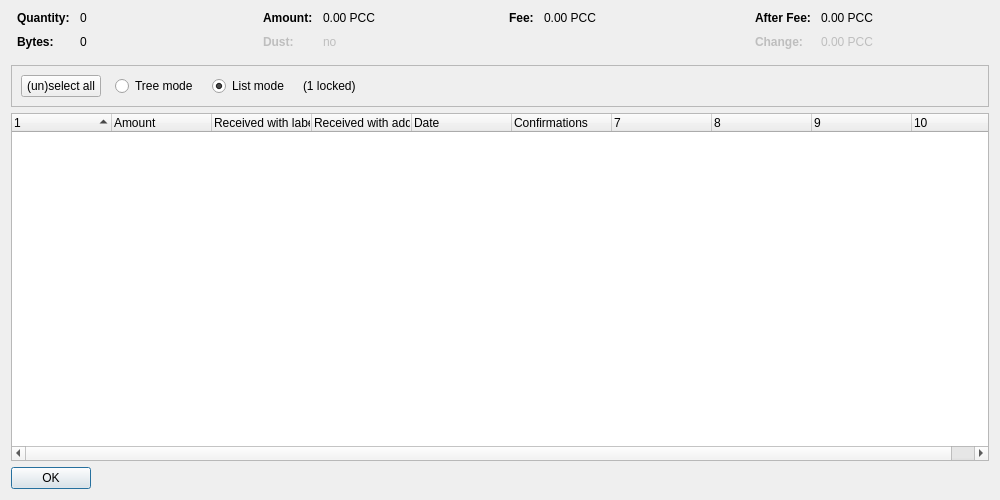
<?xml version="1.0" encoding="UTF-8"?>
<ui version="4.0">
 <class>CoinControlDialog</class>
 <widget class="QDialog" name="CoinControlDialog">
  <property name="geometry">
   <rect>
    <x>0</x>
    <y>0</y>
    <width>1000</width>
    <height>500</height>
   </rect>
  </property>
  <property name="windowTitle">
   <string>Coin Selection</string>
  </property>
  <layout class="QVBoxLayout" name="verticalLayout">
   <item>
    <layout class="QHBoxLayout" name="horizontalLayoutTop" stretch="0,0,0,0">
     <property name="topMargin">
      <number>0</number>
     </property>
     <property name="bottomMargin">
      <number>10</number>
     </property>
     <item>
      <layout class="QFormLayout" name="formLayoutCoinControl1">
       <property name="horizontalSpacing">
        <number>10</number>
       </property>
       <property name="verticalSpacing">
        <number>10</number>
       </property>
       <property name="leftMargin">
        <number>6</number>
       </property>
       <property name="rightMargin">
        <number>6</number>
       </property>
       <item row="0" column="0">
        <widget class="QLabel" name="labelCoinControlQuantityText">
         <property name="font">
          <font>
           <weight>75</weight>
           <bold>true</bold>
          </font>
         </property>
         <property name="text">
          <string>Quantity:</string>
         </property>
        </widget>
       </item>
       <item row="0" column="1">
        <widget class="QLabel" name="labelCoinControlQuantity">
         <property name="cursor">
          <cursorShape>IBeamCursor</cursorShape>
         </property>
         <property name="contextMenuPolicy">
          <enum>Qt::ActionsContextMenu</enum>
         </property>
         <property name="text">
          <string notr="true">0</string>
         </property>
         <property name="textInteractionFlags">
          <set>Qt::LinksAccessibleByMouse|Qt::TextSelectableByKeyboard|Qt::TextSelectableByMouse</set>
         </property>
        </widget>
       </item>
       <item row="1" column="0">
        <widget class="QLabel" name="labelCoinControlBytesText">
         <property name="font">
          <font>
           <weight>75</weight>
           <bold>true</bold>
          </font>
         </property>
         <property name="text">
          <string>Bytes:</string>
         </property>
        </widget>
       </item>
       <item row="1" column="1">
        <widget class="QLabel" name="labelCoinControlBytes">
         <property name="cursor">
          <cursorShape>IBeamCursor</cursorShape>
         </property>
         <property name="contextMenuPolicy">
          <enum>Qt::ActionsContextMenu</enum>
         </property>
         <property name="text">
          <string notr="true">0</string>
         </property>
         <property name="textInteractionFlags">
          <set>Qt::LinksAccessibleByMouse|Qt::TextSelectableByKeyboard|Qt::TextSelectableByMouse</set>
         </property>
        </widget>
       </item>
      </layout>
     </item>
     <item>
      <layout class="QFormLayout" name="formLayoutCoinControl2">
       <property name="horizontalSpacing">
        <number>10</number>
       </property>
       <property name="verticalSpacing">
        <number>10</number>
       </property>
       <property name="leftMargin">
        <number>6</number>
       </property>
       <property name="rightMargin">
        <number>6</number>
       </property>
       <item row="0" column="0">
        <widget class="QLabel" name="labelCoinControlAmountText">
         <property name="font">
          <font>
           <weight>75</weight>
           <bold>true</bold>
          </font>
         </property>
         <property name="text">
          <string>Amount:</string>
         </property>
        </widget>
       </item>
       <item row="0" column="1">
        <widget class="QLabel" name="labelCoinControlAmount">
         <property name="cursor">
          <cursorShape>IBeamCursor</cursorShape>
         </property>
         <property name="contextMenuPolicy">
          <enum>Qt::ActionsContextMenu</enum>
         </property>
         <property name="text">
          <string notr="true">0.00 PCC</string>
         </property>
         <property name="textInteractionFlags">
          <set>Qt::LinksAccessibleByMouse|Qt::TextSelectableByKeyboard|Qt::TextSelectableByMouse</set>
         </property>
        </widget>
       </item>
       <item row="1" column="0">
        <widget class="QLabel" name="labelCoinControlLowOutputText">
         <property name="enabled">
          <bool>false</bool>
         </property>
         <property name="font">
          <font>
           <weight>75</weight>
           <bold>true</bold>
          </font>
         </property>
         <property name="text">
          <string>Dust:</string>
         </property>
        </widget>
       </item>
       <item row="1" column="1">
        <widget class="QLabel" name="labelCoinControlLowOutput">
         <property name="enabled">
          <bool>false</bool>
         </property>
         <property name="cursor">
          <cursorShape>IBeamCursor</cursorShape>
         </property>
         <property name="contextMenuPolicy">
          <enum>Qt::ActionsContextMenu</enum>
         </property>
         <property name="text">
          <string notr="true">no</string>
         </property>
         <property name="textInteractionFlags">
          <set>Qt::LinksAccessibleByMouse|Qt::TextSelectableByKeyboard|Qt::TextSelectableByMouse</set>
         </property>
        </widget>
       </item>
      </layout>
     </item>
     <item>
      <layout class="QFormLayout" name="formLayoutCoinControl3">
       <property name="horizontalSpacing">
        <number>10</number>
       </property>
       <property name="verticalSpacing">
        <number>10</number>
       </property>
       <property name="leftMargin">
        <number>6</number>
       </property>
       <property name="rightMargin">
        <number>6</number>
       </property>
       <item row="0" column="0">
        <widget class="QLabel" name="labelCoinControlFeeText">
         <property name="font">
          <font>
           <weight>75</weight>
           <bold>true</bold>
          </font>
         </property>
         <property name="text">
          <string>Fee:</string>
         </property>
        </widget>
       </item>
       <item row="0" column="1">
        <widget class="QLabel" name="labelCoinControlFee">
         <property name="cursor">
          <cursorShape>IBeamCursor</cursorShape>
         </property>
         <property name="contextMenuPolicy">
          <enum>Qt::ActionsContextMenu</enum>
         </property>
         <property name="text">
          <string notr="true">0.00 PCC</string>
         </property>
         <property name="textInteractionFlags">
          <set>Qt::LinksAccessibleByMouse|Qt::TextSelectableByKeyboard|Qt::TextSelectableByMouse</set>
         </property>
        </widget>
       </item>
      </layout>
     </item>
     <item>
      <layout class="QFormLayout" name="formLayoutCoinControl4">
       <property name="horizontalSpacing">
        <number>10</number>
       </property>
       <property name="verticalSpacing">
        <number>10</number>
       </property>
       <property name="leftMargin">
        <number>6</number>
       </property>
       <property name="rightMargin">
        <number>6</number>
       </property>
       <item row="0" column="0">
        <widget class="QLabel" name="labelCoinControlAfterFeeText">
         <property name="font">
          <font>
           <weight>75</weight>
           <bold>true</bold>
          </font>
         </property>
         <property name="text">
          <string>After Fee:</string>
         </property>
        </widget>
       </item>
       <item row="0" column="1">
        <widget class="QLabel" name="labelCoinControlAfterFee">
         <property name="cursor">
          <cursorShape>IBeamCursor</cursorShape>
         </property>
         <property name="contextMenuPolicy">
          <enum>Qt::ActionsContextMenu</enum>
         </property>
         <property name="text">
          <string notr="true">0.00 PCC</string>
         </property>
         <property name="textInteractionFlags">
          <set>Qt::LinksAccessibleByMouse|Qt::TextSelectableByKeyboard|Qt::TextSelectableByMouse</set>
         </property>
        </widget>
       </item>
       <item row="1" column="0">
        <widget class="QLabel" name="labelCoinControlChangeText">
         <property name="enabled">
          <bool>false</bool>
         </property>
         <property name="font">
          <font>
           <weight>75</weight>
           <bold>true</bold>
          </font>
         </property>
         <property name="text">
          <string>Change:</string>
         </property>
        </widget>
       </item>
       <item row="1" column="1">
        <widget class="QLabel" name="labelCoinControlChange">
         <property name="enabled">
          <bool>false</bool>
         </property>
         <property name="cursor">
          <cursorShape>IBeamCursor</cursorShape>
         </property>
         <property name="contextMenuPolicy">
          <enum>Qt::ActionsContextMenu</enum>
         </property>
         <property name="text">
          <string notr="true">0.00 PCC</string>
         </property>
         <property name="textInteractionFlags">
          <set>Qt::LinksAccessibleByMouse|Qt::TextSelectableByKeyboard|Qt::TextSelectableByMouse</set>
         </property>
        </widget>
       </item>
      </layout>
     </item>
    </layout>
   </item>
   <item>
    <widget class="QFrame" name="frame">
     <property name="minimumSize">
      <size>
       <width>0</width>
       <height>40</height>
      </size>
     </property>
     <property name="frameShape">
      <enum>QFrame::StyledPanel</enum>
     </property>
     <property name="frameShadow">
      <enum>QFrame::Sunken</enum>
     </property>
     <layout class="QHBoxLayout" name="horizontalLayout">
      <item>
       <layout class="QHBoxLayout" name="horizontalLayoutPanel" stretch="0,0,0,0,0">
        <property name="spacing">
         <number>14</number>
        </property>
        <item>
         <widget class="QPushButton" name="pushButtonSelectAll">
          <property name="sizePolicy">
           <sizepolicy hsizetype="Maximum" vsizetype="Fixed">
            <horstretch>0</horstretch>
            <verstretch>0</verstretch>
           </sizepolicy>
          </property>
          <property name="text">
           <string>(un)select all</string>
          </property>
          <property name="autoDefault">
           <bool>false</bool>
          </property>
         </widget>
        </item>
        <item>
         <widget class="QRadioButton" name="radioTreeMode">
          <property name="sizePolicy">
           <sizepolicy hsizetype="Maximum" vsizetype="Fixed">
            <horstretch>0</horstretch>
            <verstretch>0</verstretch>
           </sizepolicy>
          </property>
          <property name="text">
           <string>Tree mode</string>
          </property>
         </widget>
        </item>
        <item>
         <widget class="QRadioButton" name="radioListMode">
          <property name="sizePolicy">
           <sizepolicy hsizetype="Maximum" vsizetype="Fixed">
            <horstretch>0</horstretch>
            <verstretch>0</verstretch>
           </sizepolicy>
          </property>
          <property name="text">
           <string>List mode</string>
          </property>
          <property name="checked">
           <bool>true</bool>
          </property>
         </widget>
        </item>
        <item>
         <widget class="QLabel" name="labelLocked">
          <property name="text">
           <string notr="true">(1 locked)</string>
          </property>
         </widget>
        </item>
        <item>
         <spacer name="horizontalSpacer">
          <property name="orientation">
           <enum>Qt::Horizontal</enum>
          </property>
          <property name="sizeHint" stdset="0">
           <size>
            <width>40</width>
            <height>20</height>
           </size>
          </property>
         </spacer>
        </item>
       </layout>
      </item>
     </layout>
    </widget>
   </item>
   <item>
    <widget class="CoinControlTreeWidget" name="treeWidget">
     <property name="contextMenuPolicy">
      <enum>Qt::CustomContextMenu</enum>
     </property>
     <property name="sortingEnabled">
      <bool>false</bool>
     </property>
     <property name="columnCount">
      <number>10</number>
     </property>
     <attribute name="headerShowSortIndicator" stdset="0">
      <bool>true</bool>
     </attribute>
     <attribute name="headerStretchLastSection">
      <bool>false</bool>
     </attribute>
     <column>
      <property name="text">
       <string/>
      </property>
     </column>
     <column>
      <property name="text">
       <string>Amount</string>
      </property>
     </column>
     <column>
      <property name="text">
       <string>Received with label</string>
      </property>
     </column>
     <column>
      <property name="text">
       <string>Received with address</string>
      </property>
     </column>
     <column>
      <property name="text">
       <string>Date</string>
      </property>
     </column>
     <column>
      <property name="text">
       <string>Confirmations</string>
      </property>
      <property name="toolTip">
       <string>Confirmed</string>
      </property>
     </column>
     <column>
      <property name="text">
       <string/>
      </property>
     </column>
     <column>
      <property name="text">
       <string/>
      </property>
     </column>
     <column>
      <property name="text">
       <string/>
      </property>
     </column>
     <column>
      <property name="text">
       <string/>
      </property>
     </column>
    </widget>
   </item>
   <item>
    <widget class="QDialogButtonBox" name="buttonBox">
     <property name="sizePolicy">
      <sizepolicy hsizetype="Maximum" vsizetype="Fixed">
       <horstretch>0</horstretch>
       <verstretch>0</verstretch>
      </sizepolicy>
     </property>
     <property name="orientation">
      <enum>Qt::Horizontal</enum>
     </property>
     <property name="standardButtons">
      <set>QDialogButtonBox::Ok</set>
     </property>
    </widget>
   </item>
  </layout>
 </widget>
 <customwidgets>
  <customwidget>
   <class>CoinControlTreeWidget</class>
   <extends>QTreeWidget</extends>
   <header>qt/coincontroltreewidget.h</header>
  </customwidget>
 </customwidgets>
 <resources/>
 <connections/>
</ui>
